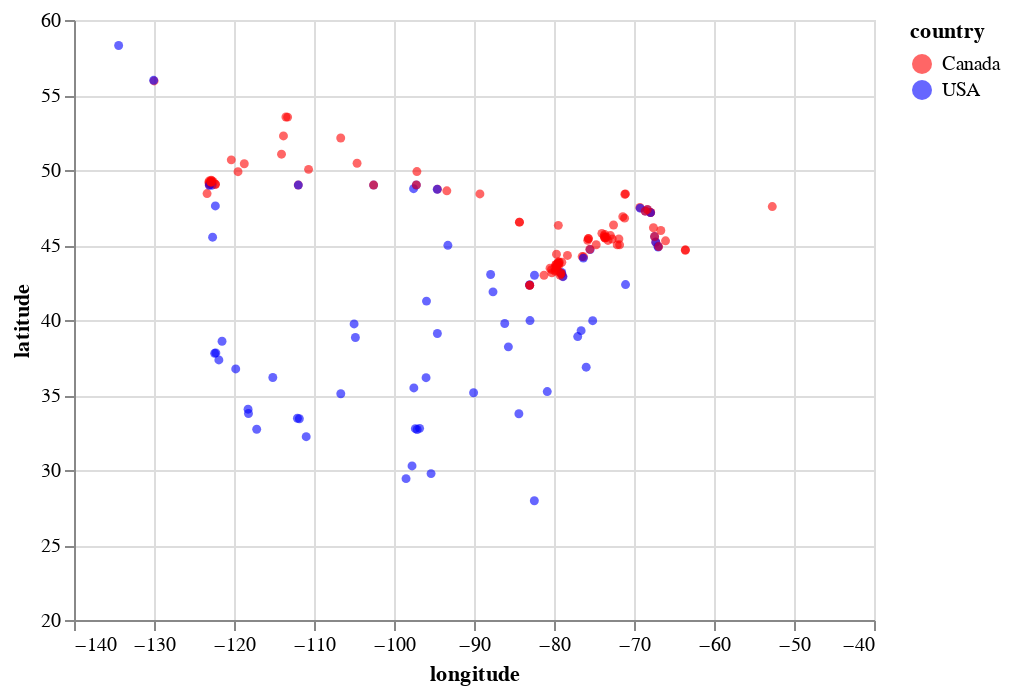

Notebook source saved alongside this figure:
### Markdown cell above
We have 2 features, so 2 dimensions (`longitude` and `latitude`)  and 167 points.
Visualizing this in 2 dimensions gives us the following:

### Code cell
cities_viz = alt.Chart(cities_train_df).mark_circle(size=20, opacity=0.6).encode(
    alt.X('longitude:Q', scale=alt.Scale(domain=[-140, -40])),
    alt.Y('latitude:Q', scale=alt.Scale(domain=[20, 60])),
    alt.Color('country:N', scale=alt.Scale(domain=['Canada', 'USA'],
                                           range=['red', 'blue']))
)
cities_viz

### Figure 1 — Vega-Lite specification as saved in the notebook (floating-point values rounded to 4 significant figures; data arrays with more than 128 entries replaced by an {"elided": "..."} marker saying what was removed)
{"config": {"view": {"continuousWidth": 400, "continuousHeight": 300}}, "data": {"name": "data-2c4b8116a5ba02671a69ae33b802cc1c"}, "mark": {"type": "circle", "opacity": 0.6, "size": 20}, "encoding": {"color": {"type": "nominal", "field": "country", "scale": {"domain": ["Canada", "USA"], "range": ["red", "blue"]}}, "x": {"type": "quantitative", "field": "longitude", "scale": {"domain": [-140, -40]}}, "y": {"type": "quantitative", "field": "latitude", "scale": {"domain": [20, 60]}}}, "$schema": "https://vega.github.io/schema/vega-lite/v4.8.1.json", "datasets": {"data-2c4b8116a5ba02671a69ae33b802cc1c": {"elided": "167 records"}}}
